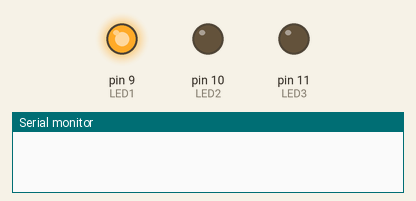
Simulated run of this sketch. Board: Arduino Uno, built with avr-gcc and run on an emulated ATmega328P. On the bench: output pins drawn as LEDs (lit = HIGH), the last lines printed to the serial monitor.

Above: at 0.1 s.
At 5.1 s:
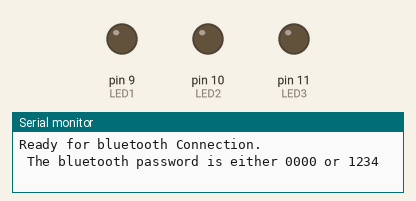
Timing chart, 0 to 6.6 s (numbered marks = the images above):
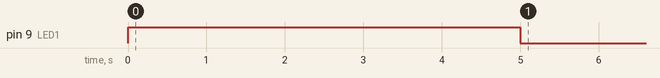

The sketch:

microcontroller.ino
```cpp
#include<SoftwareSerial.h>


const byte rxpin = 3;
const byte txpin = 4;

SoftwareSerial bluetooth(rxpin, txpin);   // initialize RX,TX


const int LED1 = 9;
const int LED2 = 10;
const int LED3 = 11;
char status = '0';

void setup()
{
  Serial.begin(9600);
  bluetooth.begin(9600);
  pinMode(LED1,OUTPUT);
  pinMode(LED2, OUTPUT);
  pinMode(LED3, OUTPUT);
  digitalWrite(9, HIGH);
  delay(5000);
  digitalWrite(9, LOW);

  Serial.println("Ready for bluetooth Connection.\n The bluetooth password is either 0000 or 1234");

}

void loop()
{
    if(bluetooth.available() > 0)
    {
      status = bluetooth.read();
    }

    if (status == '1')
    {
      digitalWrite(9, HIGH);
    }
    else if (status == '0')
    {
      digitalWrite(9, LOW);
    }
}
```
